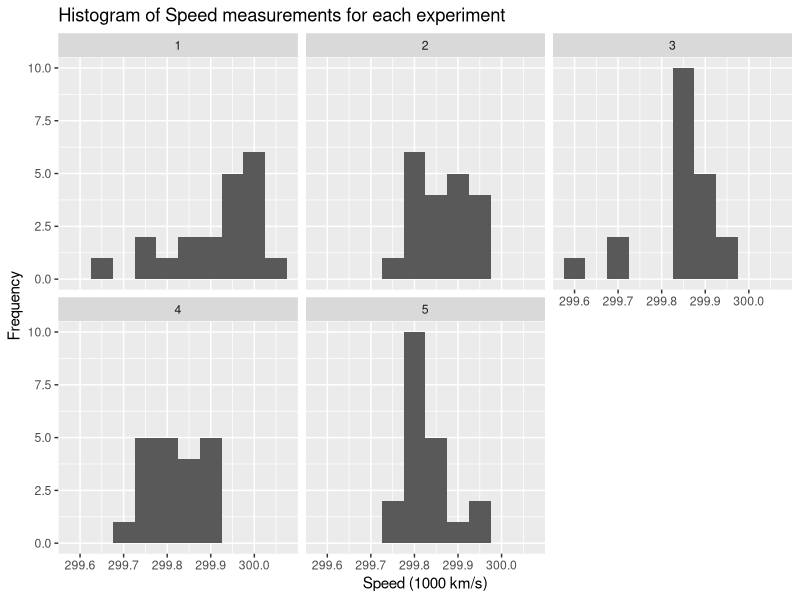
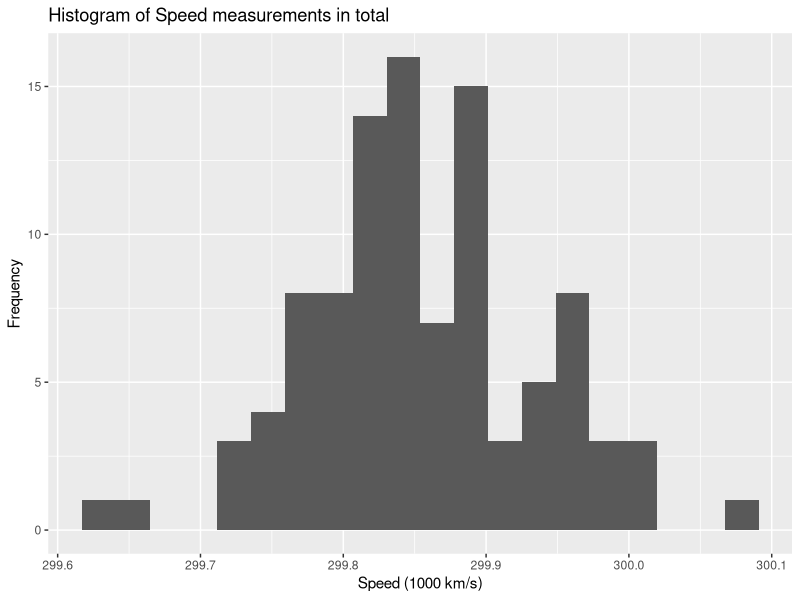
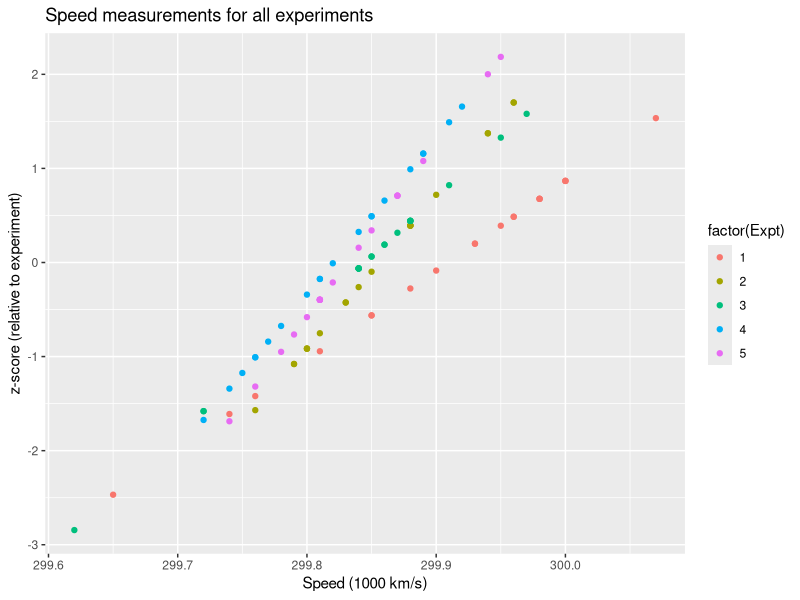
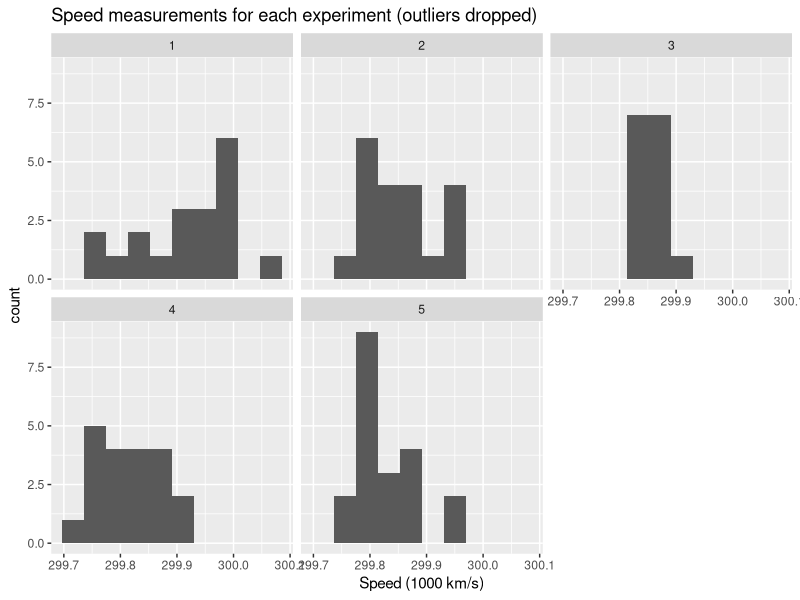
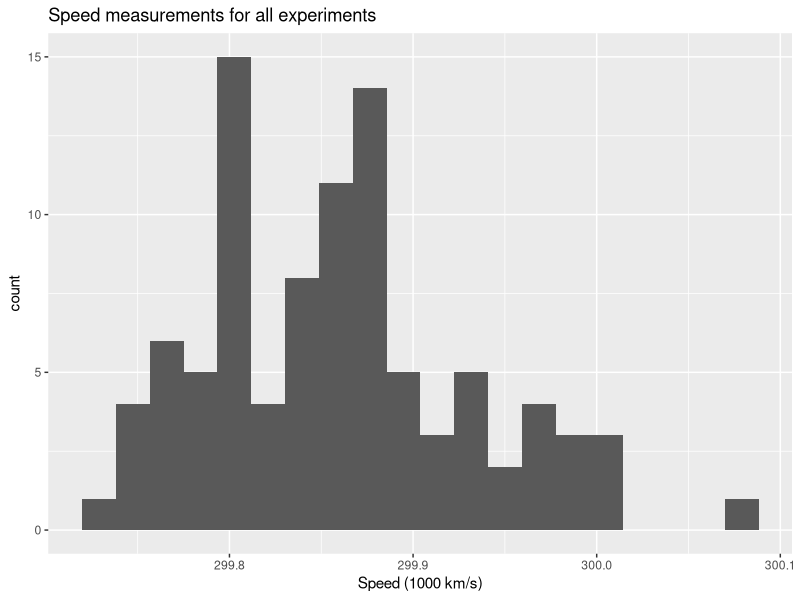
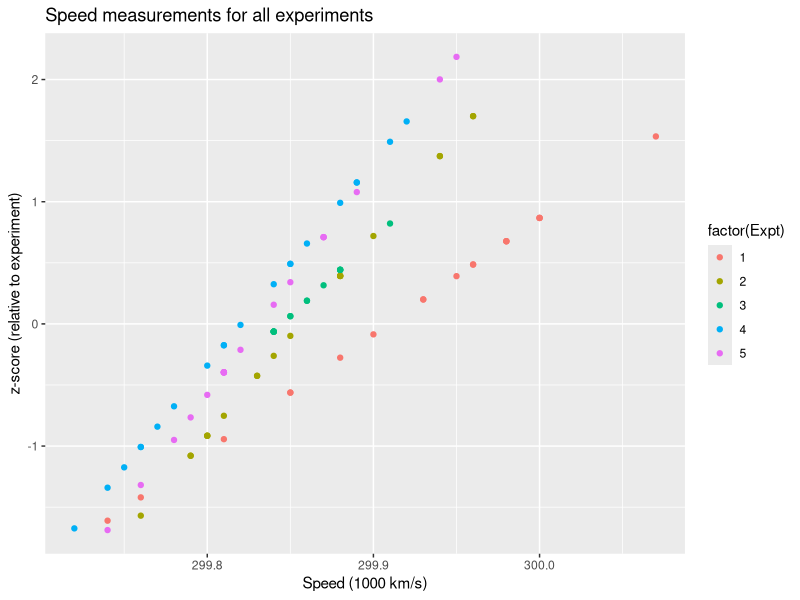

Reproduce these figures in R, in order.
## ---- chunk 1
knitr::opts_chunk$set(echo = TRUE)
## ---- chunk 2
library(dplyr)
library(ggplot2)

# Load data
df <- read.csv("morley.dat", sep = "")

# Uncentering speed data
df <- df %>%
    mutate(Speed = Speed + 299000)

# Calculate the Zscore of speed by experiment
df <- df %>%
    group_by(Expt) %>%
    mutate(expt_mean = mean(Speed)) %>%
    mutate(expt_sd = sd(Speed)) %>%
    mutate(zscore = ( Speed - expt_mean) / expt_sd )

# Plot histogram of recorded speed (in thousands km/s) for each experiment
ggplot(
    data = df,
    aes(
        x = Speed / 1000
        )
    ) +
    xlab("Speed (1000 km/s)") +
    ylab("Frequency") +
    geom_histogram(bins = 10) +
    facet_wrap(vars(Expt)) +
    ggtitle("Histogram of Speed measurements for each experiment")

# Plot histogram of recorded speed for all experiments
ggplot(
    data = df,
    aes(
        x = Speed / 1000
        )
    ) +
    xlab("Speed (1000 km/s)") +
    ylab("Frequency") +
    geom_histogram(bins = 20) +
    ggtitle("Histogram of Speed measurements in total")

# See the spread of data experiment
ggplot(data = df) +
    geom_point(
    aes(
        x = Speed / 1000,
        y = zscore,
        color = factor(Expt)
        )
    ) +
    xlab("Speed (1000 km/s)") +
    ylab("z-score (relative to experiment)") +
    ggtitle("Speed measurements for all experiments")
## ---- chunk 3
# initialize variables for IQR method
df <- df %>%
    mutate(Q1 = 0) %>%
    mutate(Q3 = 0) %>%
    mutate(IQR = 0)

# Detect outliers using IQR method
for (i in 1:5) {
  df$Q1[df$Expt == i] <- quantile(df$Speed[df$Expt == i], .25)
  df$Q3[df$Expt == i] <- quantile(df$Speed[df$Expt == i], .75)
  df$IQR[df$Expt == i] <- IQR(df$Speed[df$Expt == i])
}

# Only keep rows in dataframe that have values within 1.5*IQR of Q1 and Q3
cleaned <- subset(df, Speed> (Q1 - 1.5*IQR) & Speed< (Q3 + 1.5*IQR))

# Histogram of speed measurement after dropping outliers, by experiment
ggplot(
    data = cleaned,
    aes(
        x = Speed / 1000
        )
    ) +
    xlab("Speed (1000 km/s)") +
    geom_histogram(bins = 10) +
    facet_wrap(vars(Expt)) +
    ggtitle("Speed measurements for each experiment (outliers dropped)")

# Histogram of speed measurement after dropping outliers
ggplot(
    data = cleaned,
    aes(
        x = Speed / 1000
        )
    ) +
    xlab("Speed (1000 km/s)") +
    geom_histogram(bins = 20) +
    ggtitle("Speed measurements for all experiments")

# scatter plot of measurements vs the z-score relative to the experiment
ggplot(data = cleaned) +
    geom_point(
    aes(
        x = Speed / 1000,
        y = zscore,
        color = factor(Expt)
        )
    ) +
    xlab("Speed (1000 km/s)") +
    ylab("z-score (relative to experiment)") +
    ggtitle("Speed measurements for all experiments")

# display statistics of raw and cleaned data (remove redundant info)
df <- df %>%
    select(
        -zscore,
        -expt_mean,
        -expt_sd
        )

cleaned <- cleaned %>%
    select(
        -zscore,
        -expt_mean,
        -expt_sd
        )

summary(df)
summary(cleaned)

# display some more statistics
df %>%
  group_by(Expt) %>%
  summarise(
    n = n(),
    min = min(Speed),
    max = max(Speed),
    mean = mean(Speed),
    sd = sd(Speed)
  )
cleaned %>%
  group_by(Expt) %>%
  summarise(
    n = n(),
    min = min(Speed),
    max = max(Speed),
    mean = mean(Speed),
    sd = sd(Speed)
  )
## ---- chunk 4
library(stringdist)
library(readxl)
library(dplyr)
library(stringr)

# load data set
humans_names <- read.csv("humans-names.csv")

# tally the unique names and create a new data set ordered by frequency
unique_names = humans_names %>%
  select(Name) %>%
  count(Name) %>%
  arrange(n)

# observe that names appearing n<=5 are likely to be errors
unique_names$genuine[unique_names$n > 5] <- 1
unique_names$genuine[unique_names$n <= 5] <- 0

# partition the data set into (likely) genuine and error names
genuine <- unique_names[unique_names$genuine == 1, ]
error <- unique_names[unique_names$genuine == 0, ]

# compute the distance matrix between each distinct pair of names in the
# stringdist metric
resultflmatrix <- stringdistmatrix(error$Name, genuine$Name, method = 'dl')
resultdf <- data.frame(resultflmatrix)
resultdf$error_name <- error$Name

# It's likely that mispelled names have distant ={1,2} to correct ones
resultdf <- resultdf %>% mutate(corrected = case_when(
  stringdist("Barbara", error_name, method='dl')<3 ~ "Barbara",
  stringdist("David", error_name, method='dl')<3 ~ "David",
  stringdist("Elizabeth", error_name, method='dl')<3 ~ "Elizabeth",
  stringdist("James", error_name, method='dl')<3 ~ "James",
  stringdist("Jennifer", error_name, method='dl')<3 ~ "Jennifer",
  stringdist("Jessica", error_name, method='dl')<3 ~ "Jessica",
  stringdist("John", error_name, method='dl')<3 & str_detect(error_name,"h") ~ "John",
  stringdist("Jon", error_name, method='dl') <3 ~ "Jon",
  stringdist("Joseph", error_name, method='dl')<3 ~ "Joseph",
  stringdist("Linda", error_name, method='dl')<3 ~ "Linda",
  stringdist("Marie", error_name, method='dl')<3 ~ "Marie",
  stringdist("Mary", error_name, method='dl')<3 ~ "Mary",
  stringdist("Michael", error_name, method='dl')<3 ~ "Michael",
  stringdist("Patricia", error_name, method='dl')<3 ~ "Patricia",
  stringdist("Richard", error_name, method='dl')<3 ~ "Richard",
  stringdist("Robert", error_name, method='dl')<3 ~ "Robert",
  stringdist("Susan", error_name, method='dl')<3 ~ "Susan",
  stringdist("William", error_name, method='dl')<3 ~ "William",
))

# check if any mispelled names left uncorrected
resultdf %>% 
  summarise_all(~sum(is.na(.)))

## ---- chunk 5

## ---- chunk 6

# search for a closest neighbor in this metric for each name
resultdf[c("min")] <- apply(
    resultdf[c(1:18)], 1, function(x) c(min(x))
    )
resultdf[c("min_index")] <- apply(
    resultdf[c(1:18)], 1, function(x) c(which.min(x))
    )

# overwrite likely error names with their closest neighbor
resultdf$corrected <- genuine$Name[resultdf$min_index]

# the list of corrected names is relatively short; manually check that the
# corrected names are reasonable
resultdf[c("error_name", "corrected")]
